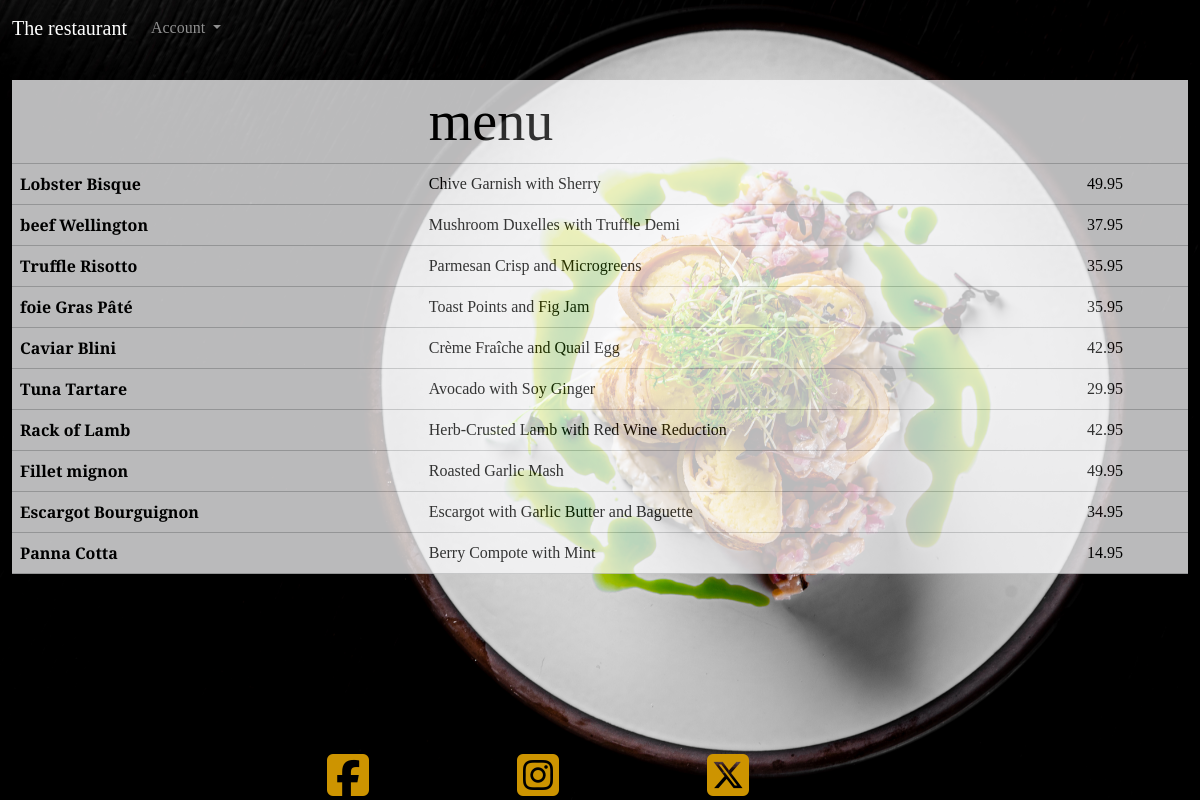
The app's page /menu/ with its own data.
### therestaurant/models.py (models this page shows, shortened)
class Menu(models.Model):
    dish_name = models.CharField(max_length=50, null=False, blank=False)
    description = models.CharField(max_length=80, null=True, blank=True)
    price = MoneyField(max_digits=14, decimal_places=2, default_currency='EUR')

### therestaurant/views.py (the view)
# urls.py: path('menu/', get_menu, name='get_menu'),
def get_menu(request):
    menu_items = Menu.objects.all()
    return render(request, 'menu/menu.html', {'menu_items': menu_items})

### templates/menu/menu.html
{% extends "home/home.html" %}
{% block content %}
<table class="table table-light opacity-75">
    <thead>
        <tr>
            <th></th>
            <th class="display-4">menu</th>
            <th></th>
        </tr>
    </thead>
    <tbody>
        {% for dish in menu_items %}
        <tr>
            <th>{{ dish.dish_name }}</th>
            <td>{{ dish.description }}</td>
            <td>{{ dish.price }}</td>
        </tr>
        {% endfor %}
    </tbody>
</table>
{% endblock %}

### therestaurant/static/home/style.css (style rules this page uses)
body { color: #cd9400; font-family: 'Playfair Display', serif; }

### records on screen
Menu: dish_name "Lobster Bisque", description "Chive Garnish with Sherry", price "49.95"
Menu: dish_name "beef Wellington", description "Mushroom Duxelles with Truffle Demi", price "37.95"
Menu: dish_name "Truffle Risotto", description "Parmesan Crisp and Microgreens", price "35.95"
Menu: dish_name "foie Gras Pâté", description "Toast Points and Fig Jam", price "35.95"
Menu: dish_name "Caviar Blini", description "Crème Fraîche and Quail Egg", price "42.95"
Menu: dish_name "Tuna Tartare", description "Avocado with Soy Ginger", price "29.95"
Menu: dish_name "Rack of Lamb", description "Herb-Crusted Lamb with Red Wine Reduction", price "42.95"
Menu: dish_name "Fillet mignon", description "Roasted Garlic Mash", price "49.95"
Menu: dish_name "Escargot Bourguignon", description "Escargot with Garlic Butter and Baguette", price "34.95"
Menu: dish_name "Panna Cotta", description "Berry Compote with Mint", price "14.95"
